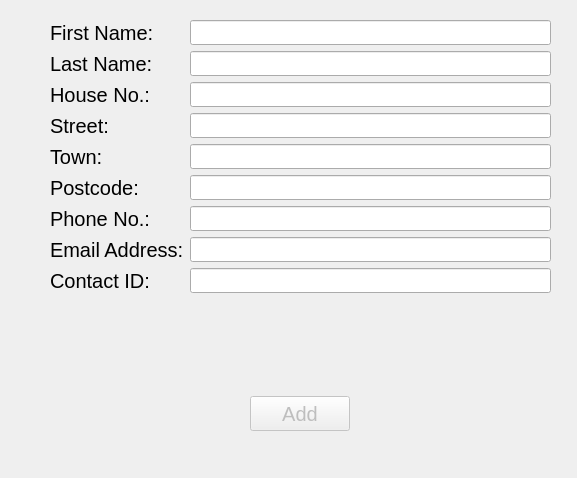
<?xml version="1.0" encoding="UTF-8"?>
<ui version="4.0">
 <class>AddContactWindow</class>
 <widget class="QMainWindow" name="AddContactWindow">
  <property name="geometry">
   <rect>
    <x>0</x>
    <y>0</y>
    <width>577</width>
    <height>478</height>
   </rect>
  </property>
  <property name="windowTitle">
   <string>MainWindow</string>
  </property>
  <widget class="QWidget" name="centralwidget">
   <widget class="QWidget" name="verticalLayoutWidget">
    <property name="geometry">
     <rect>
      <x>50</x>
      <y>20</y>
      <width>501</width>
      <height>411</height>
     </rect>
    </property>
    <layout class="QVBoxLayout" name="verticalLayout">
     <item>
      <layout class="QFormLayout" name="formLayout">
       <item row="0" column="0">
        <widget class="QLabel" name="firstNameLabel">
         <property name="font">
          <font>
           <pointsize>15</pointsize>
          </font>
         </property>
         <property name="text">
          <string>First Name:</string>
         </property>
        </widget>
       </item>
       <item row="0" column="1">
        <widget class="QLineEdit" name="firstNameEdit">
         <property name="minimumSize">
          <size>
           <width>200</width>
           <height>25</height>
          </size>
         </property>
         <property name="maximumSize">
          <size>
           <width>16777215</width>
           <height>25</height>
          </size>
         </property>
        </widget>
       </item>
       <item row="1" column="0">
        <widget class="QLabel" name="lastNameLabel">
         <property name="font">
          <font>
           <pointsize>15</pointsize>
          </font>
         </property>
         <property name="text">
          <string>Last Name:</string>
         </property>
        </widget>
       </item>
       <item row="1" column="1">
        <widget class="QLineEdit" name="lastNameEdit">
         <property name="minimumSize">
          <size>
           <width>200</width>
           <height>25</height>
          </size>
         </property>
         <property name="maximumSize">
          <size>
           <width>16777215</width>
           <height>25</height>
          </size>
         </property>
        </widget>
       </item>
       <item row="2" column="0">
        <widget class="QLabel" name="houseLabel">
         <property name="font">
          <font>
           <pointsize>15</pointsize>
          </font>
         </property>
         <property name="text">
          <string>House No.:</string>
         </property>
        </widget>
       </item>
       <item row="2" column="1">
        <widget class="QLineEdit" name="houseEdit">
         <property name="minimumSize">
          <size>
           <width>200</width>
           <height>25</height>
          </size>
         </property>
         <property name="maximumSize">
          <size>
           <width>16777215</width>
           <height>25</height>
          </size>
         </property>
        </widget>
       </item>
       <item row="3" column="0">
        <widget class="QLabel" name="streetLabel">
         <property name="font">
          <font>
           <pointsize>15</pointsize>
          </font>
         </property>
         <property name="text">
          <string>Street:</string>
         </property>
        </widget>
       </item>
       <item row="3" column="1">
        <widget class="QLineEdit" name="streetEdit">
         <property name="minimumSize">
          <size>
           <width>200</width>
           <height>25</height>
          </size>
         </property>
         <property name="maximumSize">
          <size>
           <width>16777215</width>
           <height>25</height>
          </size>
         </property>
        </widget>
       </item>
       <item row="4" column="0">
        <widget class="QLabel" name="townLabel">
         <property name="font">
          <font>
           <pointsize>15</pointsize>
          </font>
         </property>
         <property name="text">
          <string>Town:</string>
         </property>
        </widget>
       </item>
       <item row="4" column="1">
        <widget class="QLineEdit" name="townEdit">
         <property name="minimumSize">
          <size>
           <width>200</width>
           <height>25</height>
          </size>
         </property>
         <property name="maximumSize">
          <size>
           <width>16777215</width>
           <height>25</height>
          </size>
         </property>
        </widget>
       </item>
       <item row="5" column="0">
        <widget class="QLabel" name="postcodeLabel">
         <property name="font">
          <font>
           <pointsize>15</pointsize>
          </font>
         </property>
         <property name="text">
          <string>Postcode:</string>
         </property>
        </widget>
       </item>
       <item row="5" column="1">
        <widget class="QLineEdit" name="postcodeEdit">
         <property name="minimumSize">
          <size>
           <width>200</width>
           <height>25</height>
          </size>
         </property>
         <property name="maximumSize">
          <size>
           <width>16777215</width>
           <height>25</height>
          </size>
         </property>
        </widget>
       </item>
       <item row="6" column="0">
        <widget class="QLabel" name="phoneLabel">
         <property name="font">
          <font>
           <pointsize>15</pointsize>
          </font>
         </property>
         <property name="text">
          <string>Phone No.:</string>
         </property>
        </widget>
       </item>
       <item row="6" column="1">
        <widget class="QLineEdit" name="phoneEdit">
         <property name="minimumSize">
          <size>
           <width>200</width>
           <height>25</height>
          </size>
         </property>
         <property name="maximumSize">
          <size>
           <width>16777215</width>
           <height>25</height>
          </size>
         </property>
        </widget>
       </item>
       <item row="7" column="0">
        <widget class="QLabel" name="emailLabel">
         <property name="font">
          <font>
           <pointsize>15</pointsize>
          </font>
         </property>
         <property name="text">
          <string>Email Address:</string>
         </property>
        </widget>
       </item>
       <item row="7" column="1">
        <widget class="QLineEdit" name="emailEdit">
         <property name="minimumSize">
          <size>
           <width>200</width>
           <height>25</height>
          </size>
         </property>
         <property name="maximumSize">
          <size>
           <width>16777215</width>
           <height>25</height>
          </size>
         </property>
        </widget>
       </item>
       <item row="8" column="0">
        <widget class="QLabel" name="contactIdLabel">
         <property name="font">
          <font>
           <pointsize>15</pointsize>
          </font>
         </property>
         <property name="text">
          <string>Contact ID:</string>
         </property>
        </widget>
       </item>
       <item row="8" column="1">
        <widget class="QLineEdit" name="contactIdEdit">
         <property name="minimumSize">
          <size>
           <width>200</width>
           <height>25</height>
          </size>
         </property>
         <property name="maximumSize">
          <size>
           <width>16777215</width>
           <height>25</height>
          </size>
         </property>
        </widget>
       </item>
      </layout>
     </item>
     <item>
      <layout class="QHBoxLayout" name="horizontalLayout">
       <item>
        <widget class="QPushButton" name="addContactButton">
         <property name="enabled">
          <bool>false</bool>
         </property>
         <property name="minimumSize">
          <size>
           <width>100</width>
           <height>35</height>
          </size>
         </property>
         <property name="maximumSize">
          <size>
           <width>100</width>
           <height>35</height>
          </size>
         </property>
         <property name="font">
          <font>
           <pointsize>15</pointsize>
          </font>
         </property>
         <property name="layoutDirection">
          <enum>Qt::LayoutDirection::LeftToRight</enum>
         </property>
         <property name="text">
          <string>Add</string>
         </property>
        </widget>
       </item>
      </layout>
     </item>
    </layout>
   </widget>
  </widget>
 </widget>
 <resources/>
 <connections/>
</ui>
